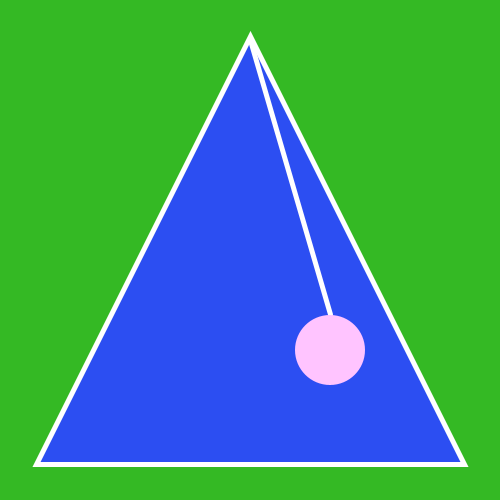
Frame 1 (no input)
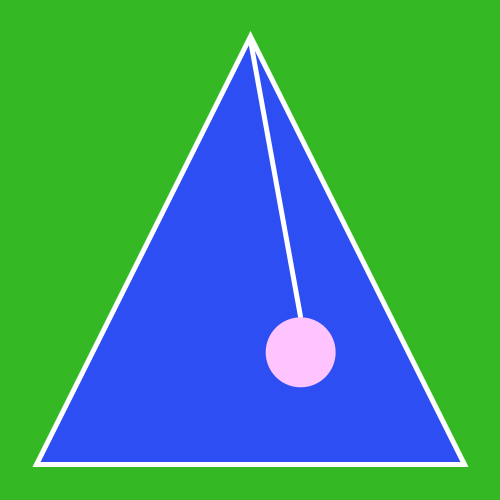
Frame 60 (the mouse pressed at the canvas centre just before this capture)
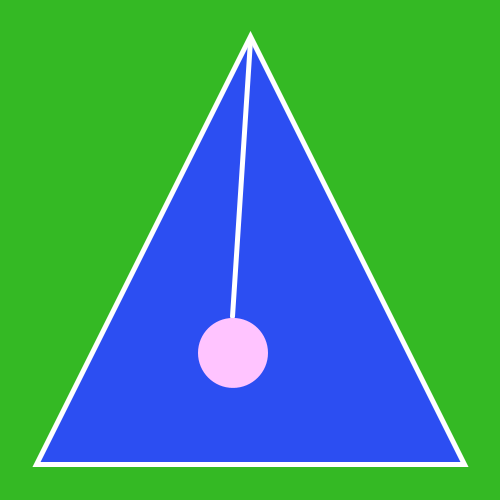
Frame 120 (the mouse held since frame 60 and released just before this capture)

The Processing sketch that drew these frames (run headless with seeded random() and noise(); from frame 60 on, the mouse is pressed at the canvas centre):

// Processing sketch: processing_121156
// ── processing_121156.pde

float counter = 0;

void setup()
{
  size(500, 500);
  smooth();
}


void draw()
{
  background(52, 185, 36);

  
  //Change the value of the x amplituden here
  int xamp = 80;
  
  //Change the speed here
  float speed = 0.015;

  
  //Triangle base form
  pushMatrix();
  noStroke();
  fill(44, 78, 242);
  triangle(36, 464, 250, 36, 464, 464);
  popMatrix();
  resetMatrix();
  
  //Pendulum line
  translate(width/2, height/2);
  pushMatrix();
  stroke(255);
  strokeWeight(5);
  fill(255);
  line(0, -210, cos(counter)*xamp, sin(counter)*3+64);
  popMatrix();
  resetMatrix();
  
  //Triangle frame in foreground
  pushMatrix();
  stroke(255);
  strokeWeight(5);
  noFill();
  triangle(36, 464, 250, 36, 464, 464);
  popMatrix();
  resetMatrix();
  
  //Pendulum circle
  translate(width/2, height/2);
  pushMatrix();
  noStroke();
  fill(255, 196, 255);
  translate(cos(counter)*xamp, sin(counter)*3);
  ellipse(0, 100, 70, 70);
  popMatrix();
  resetMatrix();
  
  counter += speed;
  int newSpeed = int(speed); 
}
